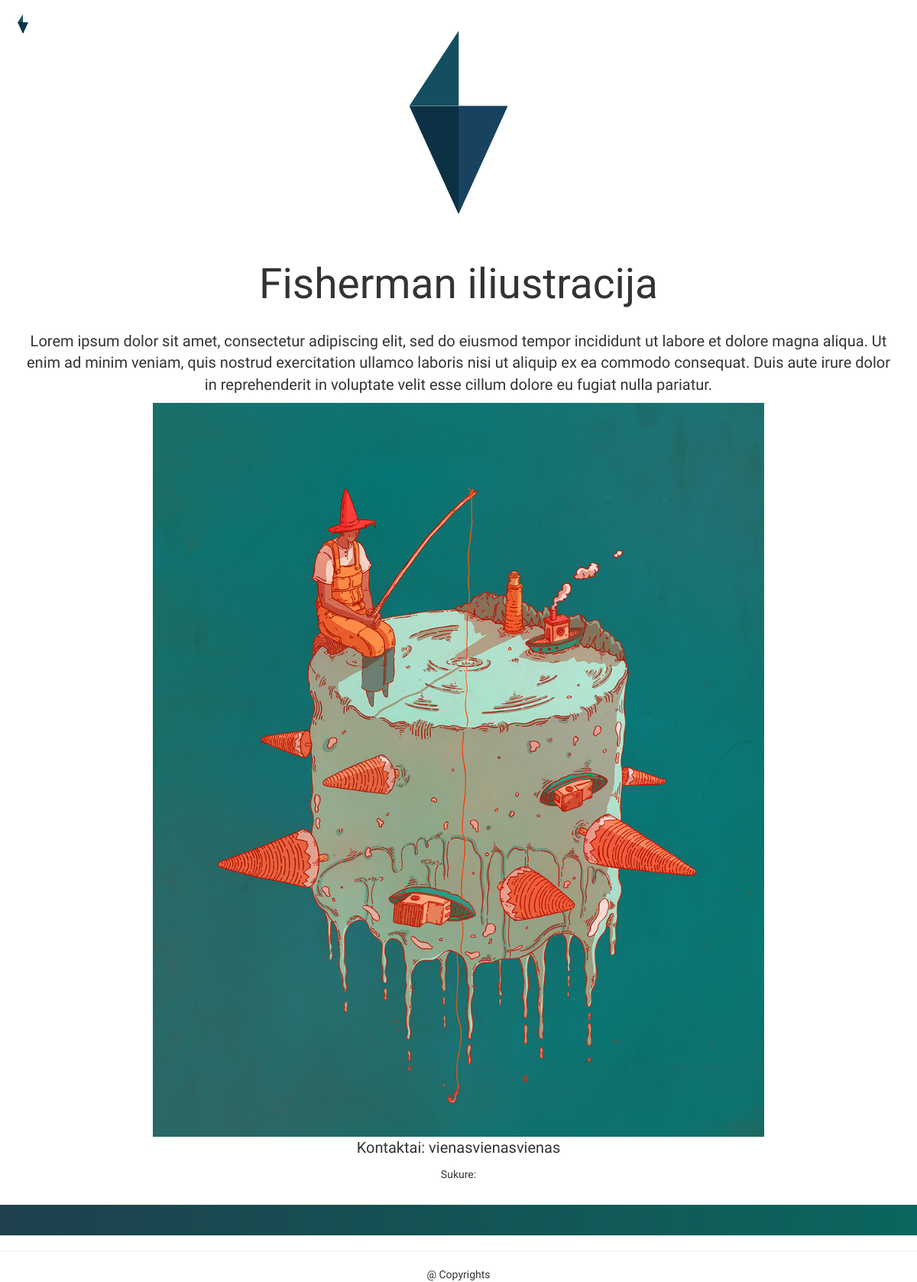
/darbas.php?p=19, run on the app's committed database.
### tables this page shows
CREATE TABLE `darbai` (
  `id` int(11) NOT NULL,
  `user_id` int(11) NOT NULL,
  `antraste` varchar(255) NOT NULL,
  `aprasymas` text NOT NULL,
  `nuotrauka` varchar(255) NOT NULL,
  `kontaktai` varchar(255) NOT NULL,
  `kategorija` varchar(255) NOT NULL
);

### functions.php (called while the page is built, shortened)
<?php
require_once("database.php");
function isrinktDuom($id){
		global $db;
		$req="SELECT * FROM darbai WHERE id='$id'";
		$req=$db->query($req);
		$rezultatas=$req->fetch_assoc();
		return $rezultatas;
	}
?>

### darbas.php (the view)
<?php require_once('header.php');?>
<div class="blokas">
        <?php $produktas = isrinktDuom($_GET["p"]);?>
          <h1 class="darbo_antraste"><?php echo $produktas['antraste'];?></h1>
       <div class="container">
       <div class="row">
       <div class="col-md-12">
      <p class="darbo_aprasymas"><?php echo $produktas['aprasymas'];?></p>
</div>
<div class="col-md-12">
<div class="image-center">
    <img class="darbo_ft" src="<?php echo $produktas['nuotrauka'];?>" alt="<?php echo $produktas['antraste'];?> nuotrauka">
     <p class="darbo_aprasymas"> Kontaktai: <?php echo $produktas['kontaktai'];?></p>
     <p class="sukure"> Sukure:</p>
</div>
              <br>
           </div>
          </div>
        </div>
    </div>
<?php include('footer.php');?>

### visasStyle.css (style rules this page uses)
html,body { font-family: 'Open Sans Condensed'; margin:0; padding:0; height:100%; width:100%; }
.image-center { text-align: center; }
.darbo_ft { width:800px; }
.darbo_antraste { font-size: 55px; padding:20px; text-align: center; }
.darbo_aprasymas { text-align: center; font-size: 20px; }

### data on the page
darbai: antraste "Fisherman iliustracija", aprasymas "Lorem ipsum dolor sit amet, consectetur adipiscing elit, sed do eiusmod tempor incididunt ut labore et dolore magna aliqua. Ut enim ad minim veniam, quis nostrud exercitation ullamco laboris nisi ut aliquip ex ea commodo consequat. Duis aute irure dolor in reprehenderit in voluptate velit esse cillum dolore eu fugiat nulla pariatur.", nuotrauka (picture), kontaktai "vienasvienasvienas"
